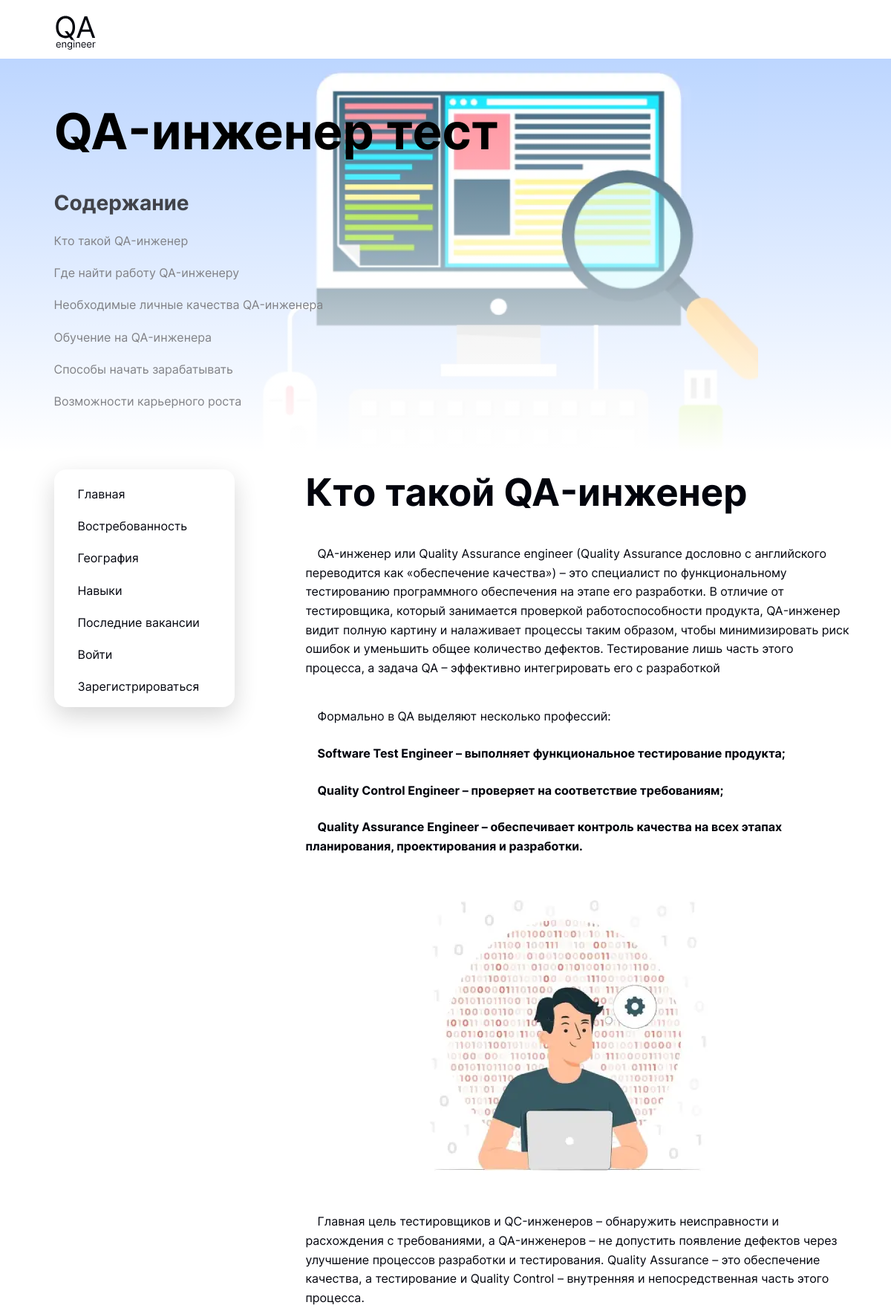
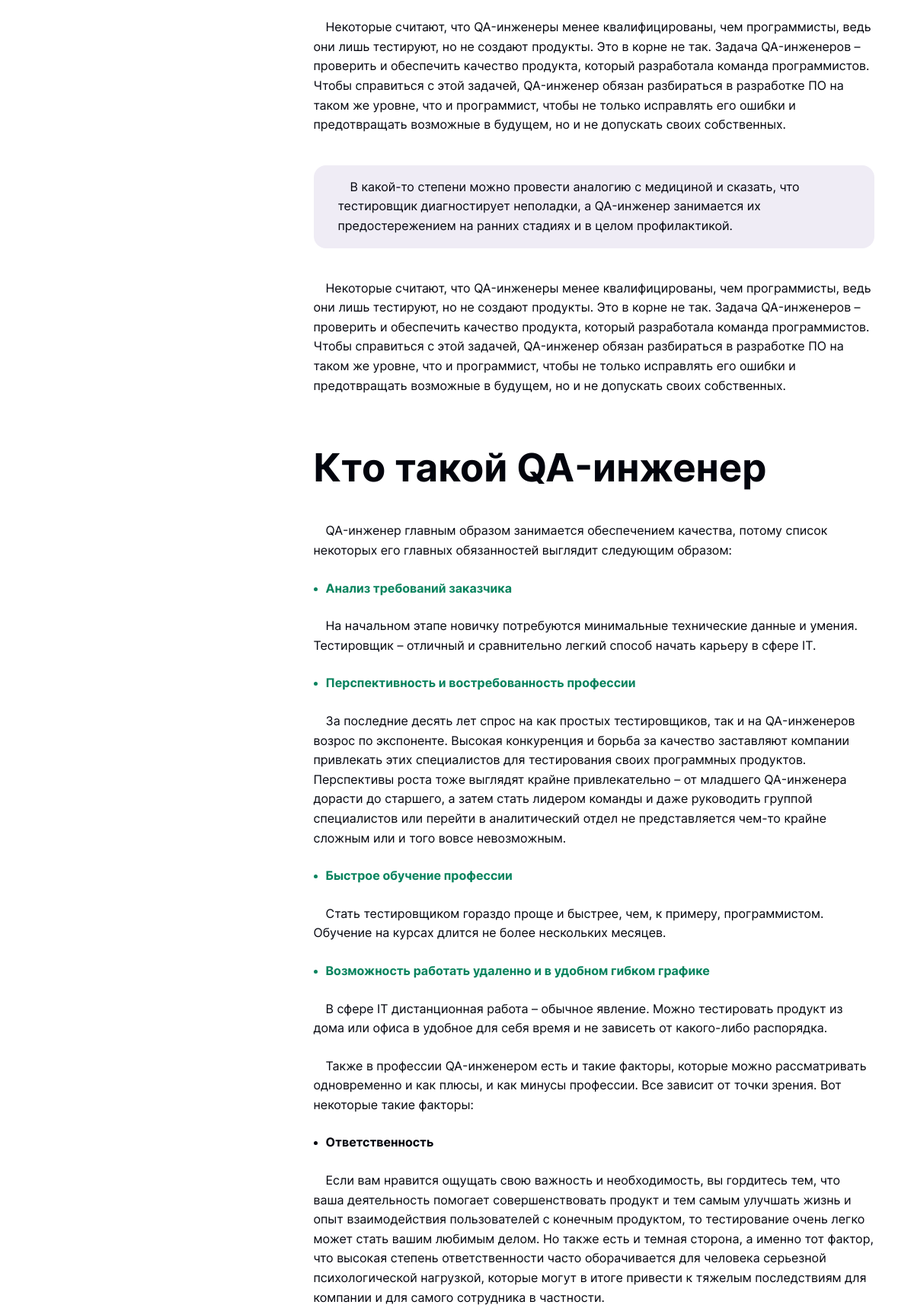
The page / (upper part) on the database its author committed (2 pictures, top to bottom).
### qa_engineer/models.py (models this page shows, shortened)
class Post(models.Model):
    title = models.CharField(max_length=140)
    section1 = models.TextField()
    content = models.TextField()

### qa_engineer/views.py (the view)
# urls.py: path('', views.home, name='qa-home'),
def home(request):
    content = get_content('Главная')
    return render(request, 'qa_engineer/index.html', content)

### qa_engineer/views.py (called while the page is built)
def get_content(name: str):
    content = \
        {'content': Post.objects.filter(title=name).first(),
         'title': name}
    return content

### qa_engineer/templates/qa_engineer/index.html (shortened to what this page needs)
{% extends "qa_engineer/base.html" %}
{% load static %}
{% block section1 %}
    {{ content.section1|safe }}
{% endblock %}
{% block content %}
    {{ content.content|safe }}
{% endblock %}

### qa_engineer/templates/qa_engineer/base.html (shortened to what this page needs)
<!DOCTYPE html>
{% load static %}
<html lang="ru">
<head>
    <link rel="stylesheet" href="{% static 'qa_engineer/css/style.min.css' %}">
</head>
<body>
<div class="wrapper">
    <header>
        <div class="container">
            <div class="header__row">
                <img src="{% static 'qa_engineer/img/svgicons/logo.svg' %}" alt="logo">
            </div>
        </div>
    </header>
    <main class="content">
        {% block section1 %} {% endblock %}
        <section class="page-inner">
            <div class="container">
                <div class="page-inner__row">
                    <aside class="page-aside aside-index">
                        <ul class="page-aside__row aside-index__row">
                            <a class="page-aside__link aside-index__link" href="{% url 'qa-home' %}">
                                <li>Главная</li>
                            </a>
                            <a class="page-aside__link aside-index__link" href="{% url 'demand' %}">
                                <li>Востребованность</li>
                            </a>
                            <a class="page-aside__link aside-index__link" href="{% url 'geography' %}">
                                <li>География</li>
                            </a>
                            <a class="page-aside__link aside-index__link" href="{% url 'skills' %}">
                                <li>Навыки</li>
                            </a>
                            <a class="page-aside__link aside-index__link" href="{% url 'recent-vacancies' %}">
                                <li>Последние вакансии</li>
                            </a>
                            {% if user.is_authenticated %}
                            <a class="page-aside__link aside-index__link" href="{% url 'logout' %}">
                                <li>Выйти ({{user.username}})</li>
                            </a>
                            {% else %}
                            <a class="page-aside__link aside-index__link" href="{% url 'login' %}">
                                <li>Войти</li>
                            </a>
                            <a class="page-aside__link aside-index__link" href="{% url 'register' %}">
                                <li>Зарегистрироваться</li>
                            </a>
                            {% endif %}
                        </ul>
                    </aside>
                    {% block content %} {% endblock %}
                </div>
            </div>
        </section>
    </main>
</div>
</body>
</html>

### rows shown on the page
Post: section1 "QA-инженер тест Содержание Кто такой QA-инженер Где найти работу QA-инженеру Необходимые личные качества QA-инженера Обучение на QA-инженера Способы начать зарабатывать Возможности карьерного роста", section1 (picture), content "Кто такой QA-инженер QA-инженер или Quality Assurance engineer (Quality Assurance дословно с английского переводится как «обеспечение качества») – это специалист по функциональному тестированию программного обеспечения на этапе его разработки. В отличие от тестировщика, который занимается проверкой работоспособности продукта, QA-инженер видит полную картину и налаживает процессы таким образом, чтобы минимизировать риск ошибок и уменьшить общее количество дефектов. Тестирование лишь часть этого процесса, а задача QA – эффективно интегрировать его с разработкой Формально в QA выделяют несколько профессий: Software Test Engineer – выполняет функциональное тестирование продукта; Quality Control…", content (picture)
